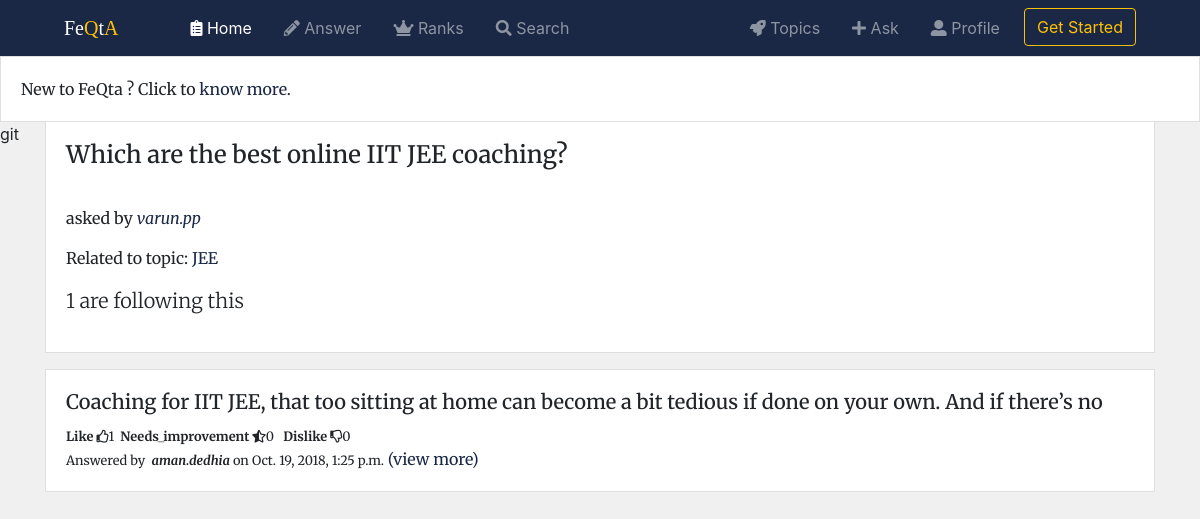
The app's page /FeQta/question/question-byvarunppnone-js3e/, older data.
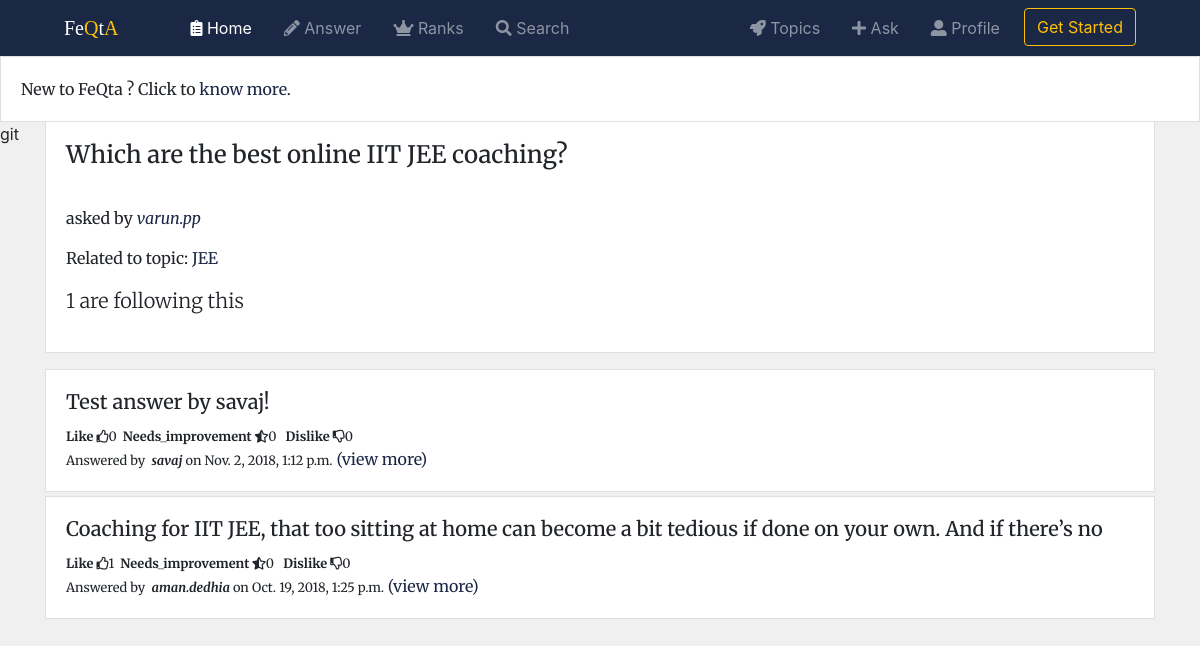
The same page, newer data.
### FeQta/models.py (models this page shows, shortened)
class Answer(models.Model):
    owner = models.ForeignKey(User, on_delete=models.CASCADE)
    question = models.ForeignKey(Question, on_delete=models.CASCADE)
    answer = models.TextField(max_length=20000)
    likes = models.ManyToManyField(User, related_name='answers_liked', blank=True)
    needs_improvement = models.ManyToManyField(User, related_name='answers_needimp', blank=True)
    dislikes = models.ManyToManyField(User, related_name='answers_disliked', blank=True)
    timestamp = models.DateTimeField(auto_now_add=True)
    updated = models.DateTimeField(auto_now=True)
    slug = models.SlugField(null=True, blank=True)
    objects = AnswerManager()
    class Meta:
        ordering = ['-updated', '-timestamp']
    def get_absolute_url(self):
        return reverse('FeQta:answer_detail', kwargs={'slug': self.slug})

### FeQta/views.py (the view, shortened to what this page needs)
# urls.py: path('question/<slug>/', views.QuestionDetailView.as_view(), name="question_detail"),
class QuestionDetailView(DetailView):
    model = Question
    def get_context_data(self, *args, **kwargs):
        context = super(QuestionDetailView, self).get_context_data(*args, **kwargs)
        user = self.request.user
        question = self.object
        count = question.followers.all().count()
        context['count'] = count
        is_following = False
        if user in question.followers.all():
                is_following = True
        context['is_following'] = is_following
        return context

### FeQta/models.py (called while the page is built)
    def get_absolute_url(self):
        return reverse('FeQta:profile_detail', kwargs={'username': self.user.username})

    def get_absolute_url(self):
        return reverse('FeQta:topic_detail', kwargs={'slug': self.slug})

    def get_queryset(self):
        return QuestionQuerySet(self.model, using=self._db)

    def get_queryset(self):
        return AnswerQuerySet(self.model, using=self._db)

### FeQta/templates/FeQta/question_detail.html (shortened to what this page needs)
{% extends "base.html" %}
{% block body %}
    <div class="card">
        <div class="card-body">
            <h4 class="card-title">{{ question.question }}</h4><br/>
            <p class="card-text">asked by <i><a href="{{question.owner.profile.get_absolute_url}}">{{ question.owner.username }}</a></i></p>
            <p class="card-text">Related to topic: <a href="{{question.topic.get_absolute_url}}">{{question.topic.name}}</a> </p>
            <p class="mt-3 lead">{{count}} are following this</p>
        </div>
    </div>
    <div class="mt-3">
        {% for ans in question.answer_set.all %}
        <div class="card mb-1">
                <div class="card-body">
                    {% include 'FeQta/snippets/answer_card.html'%}
                </div>
        </div>
        {% endfor %}
    </div>
{% endblock %}

### FeQta/templates/FeQta/snippets/answer_card.html
<h5 class="card-text" style="height:25px;overflow: hidden">{{ ans.answer }}</h5>
<small><b>Like</b>&nbsp;<i class="far fa-thumbs-up"></i>{{ ans.likes.count }}&nbsp;&nbsp;<b>Needs_improvement</b>&nbsp;<i class="fas fa-star-half-alt"></i>{{ans.needs_improvement.count}}&nbsp;&nbsp;
    <b>Dislike</b>&nbsp;<i class="far fa-thumbs-down"></i>{{ans.dislikes.count}}</small><br/>
<small>Answered by &nbsp;<i><b>{{ans.owner}}</b></i>&nbsp;on
{{ans.timestamp}}</small>
<a href="{{ans.get_absolute_url}}">(view more)</a>

Row changes from the older to the newer data that the page shows:
added Answer: answer "Test answer by savaj!", likes.count "0", needs_improvement.count "0", dislikes.count "0", owner "savaj", timestamp "Nov. 2, 2018, 1:12 p.m."
